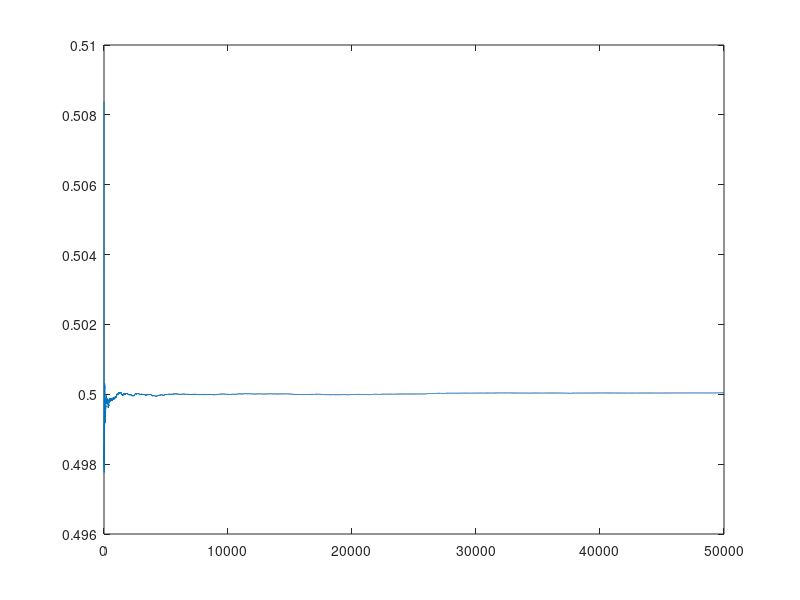
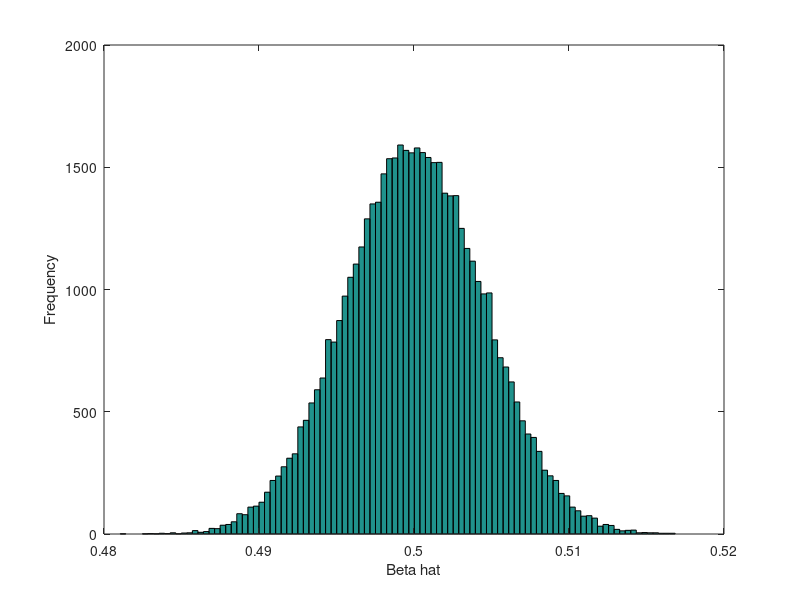

These figures' MATLAB source, in order:
clc
clear
close all
alpha=0.1;
beta=0.5;
n=1000; %number of samples
num_of_bins=100;
trials=50000; %number of experiments
betaforeachtrial=zeros(trials,1);
alphaforeachtrial=zeros(trials,1);
Expbeta=zeros(trials,1);
Expalpha=zeros(trials,1);
for i=1:trials
    e=0.1*randn(n,1);
    x=randn(n,1);
    x=[randn(n,1) x];
    y=alpha+beta*x+e;
    estimates=diag(inv(x'*x)*x'*y);
    beta_hat=estimates(2);
    alpha_hat=estimates(1);
    betaforeachtrial(i)=beta_hat;
    alphaforeachtrial(i)=alpha_hat;
    Expbeta(i)=mean(betaforeachtrial(1:i));
    Expalpha(i)=mean(alphaforeachtrial(1:i));
end
figure(1),xlabel('Number of trials'); ylabel('Expectation of beta parameter'); plot((1:1:trials),Expbeta);
%Expbeta=mean(betaforeachtrial);
%Expalpha=mean(alphaforeachtrial);
figure(2),hist(betaforeachtrial,num_of_bins);
xlabel('Beta hat');
ylabel('Frequency');

